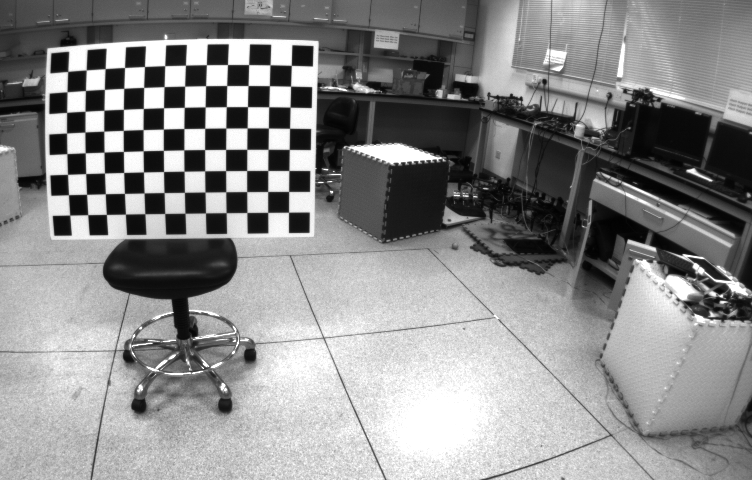
//> input picture camera_models/camera_calib_example/calibrationdata/left-0000.png, 752 x 480 px
$ ./filter_compare_main ../../camera_models/camera_calib_example/calibrationdata/ out.png   (built with g++ and OpenCV 4)
//> lines starting //> are read from the running program, lines starting //| are printed output that depends on the picture
### polarfp_vins_estimator/src/featureTracker/PolarChannel.cpp
// [22 lines of licence text are left out]

#include "PolarChannel.h"
#include <vector>
#include <algorithm>

/** @brief 计算矩阵中指定百分位的数值（用于 DoP 截断去异常值） */
// [8 lines left out: function _calculatePercentile, not called in this run]

/** @brief 盒滤波辅助函数，使用BORDER_REPLICATE处理边界 */
static cv::Mat boxFilter2D(const cv::Mat& src, int radius) {
    cv::Mat dst;
    cv::boxFilter(src, dst, -1, cv::Size(radius, radius), cv::Point(-1, -1), true, cv::BORDER_REPLICATE);
    return dst;
}

/** @brief 单通道导向滤波实现（基于均值滤波的局部线性模型） */
cv::Mat guidedFilterSingle(const cv::Mat& I, const cv::Mat& p, int r, double eps) {
    cv::Mat mean_I  = boxFilter2D(I, 2 * r + 1);
    cv::Mat mean_p  = boxFilter2D(p, 2 * r + 1);
    cv::Mat mean_II = boxFilter2D(I.mul(I), 2 * r + 1);
    cv::Mat mean_Ip = boxFilter2D(I.mul(p), 2 * r + 1);
    cv::Mat cov_Ip = mean_Ip - mean_I.mul(mean_p);
    cv::Mat var_I  = mean_II - mean_I.mul(mean_I);
    cv::Mat a = cov_Ip / (var_I + eps);
    cv::Mat b = mean_p - a.mul(mean_I);
    cv::Mat mean_a = boxFilter2D(a, 2 * r + 1);
    cv::Mat mean_b = boxFilter2D(b, 2 * r + 1);
    return mean_a.mul(I) + mean_b;
}

/** @brief 将4个原始通道按BT.601系数融合为灰度图，输出经双三次插值放大2x */
cv::Mat _raw_chnl_to_gray(const std::vector<cv::Mat>& img_xx) {
    int itp = cv::INTER_CUBIC;
    const cv::Mat& img_xx_r = img_xx[0];
    const cv::Mat& img_xx_g1 = img_xx[1];
    const cv::Mat& img_xx_g2 = img_xx[2];
    const cv::Mat& img_xx_b = img_xx[3];
    int h_4 = img_xx_r.rows;
    int w_4 = img_xx_r.cols;
    int h_half = h_4 * 2;
    int w_half = w_4 * 2;
    cv::Mat img_xx_r_resized, img_xx_g1_resized, img_xx_g2_resized, img_xx_b_resized;
    cv::resize(img_xx_r, img_xx_r_resized, cv::Size(w_half, h_half), 0, 0, itp);
    cv::resize(img_xx_g1, img_xx_g1_resized, cv::Size(w_half, h_half), 0, 0, itp);
    cv::resize(img_xx_g2, img_xx_g2_resized, cv::Size(w_half, h_half), 0, 0, itp);
    cv::resize(img_xx_b, img_xx_b_resized, cv::Size(w_half, h_half), 0, 0, itp);
    double k_r = 0.299, k_g = 0.587, k_b = 0.114;
    cv::Mat img_xx_gray;
    img_xx_r_resized.convertTo(img_xx_gray, CV_64F);
    img_xx_gray *= k_r;
    cv::Mat temp;
    img_xx_g1_resized.convertTo(temp, CV_64F);
    img_xx_gray += temp * k_g * 0.5;
    img_xx_g2_resized.convertTo(temp, CV_64F);
    img_xx_gray += temp * k_g * 0.5;
    img_xx_b_resized.convertTo(temp, CV_64F);
    img_xx_gray += temp * k_b;
    return img_xx_gray;
}


/** @brief 核心函数：从2x2微偏振阵列原始图像解码Stokes参数（S0/DoP/AoP）及可视化 */
PolarChannelResult raw2polar(const cv::Mat& img_raw, const PolarFilterConfig& cfg) {
    assert(img_raw.channels() == 1 && img_raw.dims == 2);

    int new_rows = img_raw.rows / 4;
    int new_cols = img_raw.cols / 4;

    // 辅助 lambda：从超像素网格中按两对偏移量采样 4 个通道，返回灰度图
    auto sample_polar_channels = [&](
        int row_offset1, int col_offset1, int row_offset2, int col_offset2
    ) -> cv::Mat {
        cv::Mat r_channel(new_rows, new_cols, img_raw.type());
        cv::Mat g1_channel(new_rows, new_cols, img_raw.type());
        cv::Mat g2_channel(new_rows, new_cols, img_raw.type());
        cv::Mat b_channel(new_rows, new_cols, img_raw.type());
        for (int i = 0; i < new_rows; i++) {
            for (int j = 0; j < new_cols; j++) {
                r_channel.at<uchar>(i, j) = img_raw.at<uchar>(i * 4 + row_offset1, j * 4 + col_offset1);
                g1_channel.at<uchar>(i, j) = img_raw.at<uchar>(i * 4 + row_offset1, j * 4 + col_offset2);
                g2_channel.at<uchar>(i, j) = img_raw.at<uchar>(i * 4 + row_offset2, j * 4 + col_offset1);
                b_channel.at<uchar>(i, j) = img_raw.at<uchar>(i * 4 + row_offset2, j * 4 + col_offset2);
            }
        }
        std::vector<cv::Mat> channels = {r_channel, g1_channel, g2_channel, b_channel};
        return _raw_chnl_to_gray(channels);
    };

    // 采样 4 个偏振角度的子图像
    cv::Mat img_90_gray = sample_polar_channels(0, 0, 2, 2);    // 90°
    cv::Mat img_45_gray = sample_polar_channels(0, 1, 2, 3);    // 45°
    cv::Mat img_135_gray = sample_polar_channels(1, 0, 3, 2);  // 135°
    cv::Mat img_0_gray = sample_polar_channels(1, 1, 3, 3);      // 0°

    // 计算 Stokes 向量
    cv::Mat S_0 = (img_90_gray + img_45_gray + img_135_gray + img_0_gray) / 4.0;
    cv::Mat S_1 = img_0_gray - img_90_gray;
    cv::Mat S_2 = img_45_gray - img_135_gray;

    // 计算 sin(AoP) 和 cos(AoP)，分母加 EPSILON 防止除零
    cv::Mat denominator;
    cv::sqrt(S_1.mul(S_1) + S_2.mul(S_2) + EPSILON, denominator);
    cv::Mat sinaop = S_2 / denominator;
    cv::Mat cosaop = S_1 / denominator;

    // 计算 AoP = 0.5 * atan2(S_2, S_1)，范围 [-π/2, π/2]
    cv::Mat aop;
    cv::phase(S_1, S_2, aop);
    aop *= 0.5;

    // 将 AoP 可视化：映射为 HSV 色相环，再转 RGB
    cv::Mat aop_vis_hsv(img_90_gray.size(), CV_8UC3);
    for (int i = 0; i < aop_vis_hsv.rows; i++) {
        for (int j = 0; j < aop_vis_hsv.cols; j++) {
            double aop_val = aop.at<double>(i, j);
            // 将 [-π/2, π/2] 映射到 [0, 180] 作为 Hue
            float hue = static_cast<float>((aop_val + CV_PI/2) * 180.0 / CV_PI);
            aop_vis_hsv.at<cv::Vec3b>(i, j) = cv::Vec3b(
                static_cast<uchar>(hue),      // H
                180,                          // S
                255                           // V
            );
        }
    }
    cv::Mat aop_vis;
    cv::cvtColor(aop_vis_hsv, aop_vis, cv::COLOR_HSV2RGB);

    // 计算 DoP = sqrt(S1²+S2²) / S0
    cv::Mat dop;
    cv::sqrt(S_1.mul(S_1) + S_2.mul(S_2) + EPSILON, dop);
    dop /= (S_0 + EPSILON);

    // 处理无效区域（S0 接近 0 的地方置零）
    cv::Mat MASK = cv::abs(S_0) < EPSILON;
    sinaop.setTo(0.0, MASK);
    cosaop.setTo(0.0, MASK);
    // dop.setTo(0.0, MASK);

    // DoP mask：去除异常高值
    cv::Mat MASK_2 = dop > 0.999;
    sinaop.setTo(0.0, MASK_2);
    cosaop.setTo(0.0, MASK_2);
    // dop.setTo(0.0, MASK_2);

    // 量化输出为 8bit 图像
    cv::Mat dop_img, sin_img, cos_img, S0_img;
    dop.convertTo(dop_img, CV_8U, 255.0);           // DoP: [0,1] → [0,255]
    sinaop.convertTo(sin_img, CV_8U, 127.5, 127.5); // sin: [-1,1] → [0,255]
    cosaop.convertTo(cos_img, CV_8U, 127.5, 127.5); // cos: [-1,1] → [0,255]
    S_0.convertTo(S0_img, CV_8U);                   // S0: 直接截断

    // 可选：对 DoP/sin/cos 施加滤波，降低低光照噪声
    if (cfg.filter_type == FILTER_GUIDED) {
        cv::Mat dop_f, sin_f, cos_f, s0_f;
        dop_img.convertTo(dop_f, CV_64F, 1.0 / 255.0);
        sin_img.convertTo(sin_f, CV_64F, 1.0 / 255.0);
        cos_img.convertTo(cos_f, CV_64F, 1.0 / 255.0);
        S0_img.convertTo(s0_f, CV_64F, 1.0 / 255.0);

        cv::Mat dop_g = guidedFilterSingle(s0_f, dop_f, cfg.guided_radius, cfg.guided_eps);
        cv::Mat sin_g = guidedFilterSingle(s0_f, sin_f, cfg.guided_radius, cfg.guided_eps);
        cv::Mat cos_g = guidedFilterSingle(s0_f, cos_f, cfg.guided_radius, cfg.guided_eps);

        dop_g.convertTo(dop_img, CV_8U, 255.0);
        sin_g.convertTo(sin_img, CV_8U, 255.0);
        cos_g.convertTo(cos_img, CV_8U, 255.0);
    }
    else if (cfg.filter_type == FILTER_MEDIAN) {
        int k = cfg.median_kernel_size;
        if (k % 2 == 0) k += 1;
        for (int i = 0; i < cfg.median_iterations; i++) {
            cv::medianBlur(dop_img, dop_img, k);
            cv::medianBlur(sin_img, sin_img, k);
            cv::medianBlur(cos_img, cos_img, k);
        }
    }
    // 组装结果
    PolarChannelResult result;
    result.S0_img = S0_img;
    result.aop_vis = aop_vis;
    result.dop_img = dop_img;
    result.sin_img = sin_img;
    result.cos_img = cos_img;
    result.aop = aop.clone();
    result.dop = dop.clone();
    return result;
}

### paper_codes/2_filter_compare/filter_compare_main.cpp
// [22 lines of licence text are left out]

#include "PolarChannel.h"
#include <opencv2/opencv.hpp>

#include <algorithm>
#include <cmath>
#include <cstring>
#include <dirent.h>
#include <iostream>
#include <string>
#include <vector>

// ============================================================================
// 滤波器参数（论文中表1）
// ============================================================================
const int MEDIAN_K = 3;                 // 中值滤波核大小（3x3，执行3轮）

const int GUIDED_R = 8;                 // 导向滤波局部窗口半径
const double GUIDED_EPS = 0.0001;       // 导向滤波正则化参数

const int BILATERAL_D = 9;              // 双边滤波邻域直径
const double BILATERAL_SIGMA_COLOR = 200;  // 双边滤波颜色空间标准差
const double BILATERAL_SIGMA_SPACE = 30;   // 双边滤波空间域标准差

const double NLM_H = 50.0;              // NLM 去噪强度
const int NLM_TEMPLATE_WINDOW = 5;      // NLM 模板窗口大小
const int NLM_SEARCH_WINDOW = 21;       // NLM 搜索窗口大小

// ============================================================================
// 通道与标签定义
// ============================================================================
const std::vector<std::string> ROW_LABELS = {"P0 (DoP)", "P1 (sin(AoP))", "P2 (cos(AoP))"};
const std::vector<std::string> COL_LABELS = {"Raw", "Median", "Guided", "Bilateral", "NLM"};
const int NUM_ROWS = 3;
const int NUM_COLS = 5;

// ============================================================================
// 滤波结果容器
// ============================================================================
struct FilteredChannels {
    cv::Mat raw;
    cv::Mat median;
    cv::Mat guided;
    cv::Mat bilateral;
    cv::Mat nlm;
};

/**
 * @brief 对一个偏振通道施加全部 4 种滤波器
 *
 * @param ch        输入通道（CV_8U）
 * @param s0_guide  S0 强度图（用于导向滤波的引导图, CV_8U）
 * @return FilteredChannels 包含原始 + 4 种滤波结果
 */
static FilteredChannels applyAllFilters(const cv::Mat& ch, const cv::Mat& s0_guide) {
    FilteredChannels res;
    ch.copyTo(res.raw);

    // ── 中值滤波: 3x3 核, 执行 3 轮 ──
    cv::Mat med = ch.clone();
    for (int i = 0; i < 3; i++) {
        cv::medianBlur(med, med, MEDIAN_K);
    }
    res.median = med;

    // ── 导向滤波（以 S0 为引导图）──
    // 需要转换到 [0,1] double 精度
    cv::Mat ch_f, s0_f, guided_f;
    ch.convertTo(ch_f, CV_64F, 1.0 / 255.0);
    s0_guide.convertTo(s0_f, CV_64F, 1.0 / 255.0);
    guided_f = guidedFilterSingle(s0_f, ch_f, GUIDED_R, GUIDED_EPS);
    guided_f.convertTo(res.guided, CV_8U, 255.0);

    // ── 双边滤波 ──
    cv::bilateralFilter(ch, res.bilateral, BILATERAL_D,
                        BILATERAL_SIGMA_COLOR, BILATERAL_SIGMA_SPACE);

    // ── 非局部均值去噪 (NLM) ──
    cv::fastNlMeansDenoising(ch, res.nlm, NLM_H,
                             NLM_TEMPLATE_WINDOW, NLM_SEARCH_WINDOW);

    return res;
}

/**
 * @brief 获取目录下所有 .png 文件（按字母序排列）
 */
static std::vector<std::string> listPngFiles(const std::string& dir) {
    std::vector<std::string> files;
    DIR* dp = opendir(dir.c_str());
    if (!dp) {
        std::cerr << "[ERROR] Cannot open directory: " << dir << std::endl;
        return files;
    }
    struct dirent* entry;
    while ((entry = readdir(dp)) != nullptr) {
        const char* name = entry->d_name;
        size_t len = strlen(name);
        if (len > 4 && strcasecmp(name + len - 4, ".png") == 0) {
            files.push_back(name);
        }
    }
    closedir(dp);
    std::sort(files.begin(), files.end());
    return files;
}

/**
 * @brief 构建 3行×5列 的滤波方法对比图
 *
 * 布局:
 *           Raw    Median  Guided  Bilateral  NLM
 *   P0(DoP)  [img]  [img]   [img]   [img]     [img]
 *   P1(sin)  [img]  [img]   [img]   [img]     [img]
 *   P2(cos)  [img]  [img]   [img]   [img]     [img]
 *
 * @param channels 按行排列的滤波结果 [row][col] = FilteredChannels
 * @param canvas   输出的拼接画布
 */
static void buildCompareFigure(
    const std::vector<FilteredChannels>& channels,
    cv::Mat& canvas) {

    // 取第一个通道的尺寸作为单元格基准
    int cell_w = channels[0].raw.cols;
    int cell_h = channels[0].raw.rows;

    const int PAD = 6;              // 单元格内边距
    const int GAP_H = 10;           // 列间距
    const int GAP_V = 10;           // 行间距
    const int TOP_MARGIN = 60;      // 顶部标题栏高度
    const int LEFT_MARGIN = 130;    // 左侧行标签宽度
    const int HEADER_H = 36;        // 列标题高度

    int canvas_w = LEFT_MARGIN + NUM_COLS * (cell_w + 2 * PAD) + (NUM_COLS - 1) * GAP_H;
    int canvas_h = TOP_MARGIN + HEADER_H + NUM_ROWS * (cell_h + 2 * PAD) + (NUM_ROWS - 1) * GAP_V;

    canvas = cv::Mat(canvas_h, canvas_w, CV_8UC3, cv::Scalar(255, 255, 255));
    int font = cv::FONT_HERSHEY_SIMPLEX;

    // ── 顶部大标题 ──
    {
        std::string title = "Polarization Channel Filter Comparison";
        int baseline = 0;
        cv::Size ts = cv::getTextSize(title, font, 0.7, 2, &baseline);
        cv::putText(canvas, title,
                    cv::Point((canvas_w - ts.width) / 2, TOP_MARGIN - 18),
                    font, 0.7, cv::Scalar(0, 0, 0), 2);
    }

    // ── 列标题 ──
    for (int c = 0; c < NUM_COLS; c++) {
        int cx = LEFT_MARGIN + c * (cell_w + 2 * PAD + GAP_H) + PAD + cell_w / 2;
        int baseline = 0;
        cv::Size ts = cv::getTextSize(COL_LABELS[c], font, 0.65, 2, &baseline);
        cv::putText(canvas, COL_LABELS[c],
                    cv::Point(cx - ts.width / 2, TOP_MARGIN + HEADER_H - 8),
                    font, 0.65, cv::Scalar(0, 0, 0), 2);
    }

    // ── 行标签 + 单元格填充 ──
    for (int r = 0; r < NUM_ROWS; r++) {
        // 行标签（垂直居中）
        int ry = TOP_MARGIN + HEADER_H + r * (cell_h + 2 * PAD + GAP_V) + PAD + cell_h / 2;
        int baseline = 0;
        cv::Size ts = cv::getTextSize(ROW_LABELS[r], font, 0.55, 1, &baseline);
        cv::putText(canvas, ROW_LABELS[r],
                    cv::Point(LEFT_MARGIN - ts.width - 12, ry + ts.height / 3),
                    font, 0.55, cv::Scalar(0, 0, 0), 1);

        // 获取该行各列图像
        std::vector<cv::Mat> imgs = {
            channels[r].raw,
            channels[r].median,
            channels[r].guided,
            channels[r].bilateral,
            channels[r].nlm
        };

        for (int c = 0; c < NUM_COLS; c++) {
            int x0 = LEFT_MARGIN + c * (cell_w + 2 * PAD + GAP_H);
            int y0 = TOP_MARGIN + HEADER_H + r * (cell_h + 2 * PAD + GAP_V);

            // 浅灰色背景边框
            cv::rectangle(canvas,
                          cv::Rect(x0, y0, cell_w + 2 * PAD, cell_h + 2 * PAD),
                          cv::Scalar(200, 200, 200), cv::FILLED);

            // 转为 BGR 显示
            cv::Mat bgr;
            cv::cvtColor(imgs[c], bgr, cv::COLOR_GRAY2BGR);

            // 在单元格左上角标注方法名缩写（小字）
            cv::putText(bgr, COL_LABELS[c],
                        cv::Point(3, 14), font, 0.4, cv::Scalar(0, 200, 0), 1);

            bgr.copyTo(canvas(cv::Rect(x0 + PAD, y0 + PAD, cell_w, cell_h)));
        }
    }
}

/**
 * @brief 主函数
 *
 * 用法: ./filter_compare <input_dir> <output_dir>
 */
int main(int argc, char** argv) {
    if (argc != 3) {
        std::cerr << "Usage: " << argv[0] << " <input_dir> <output_dir>" << std::endl;
        return 1;
    }

    std::string input_dir = argv[1];
    std::string output_dir = argv[2];

    // 确保输出目录存在
    std::string mkdir_cmd = "mkdir -p " + output_dir;
    system(mkdir_cmd.c_str());

    // 列出输入目录下所有 PNG
    std::vector<std::string> png_files = listPngFiles(input_dir);
    if (png_files.empty()) {
        std::cerr << "[ERROR] No PNG files found in " << input_dir << std::endl;
        return 1;
    }
    std::cout << "Found " << png_files.size() << " PNG files." << std::endl;

    for (size_t fi = 0; fi < png_files.size(); fi++) {
        std::string img_path = input_dir + "/" + png_files[fi];
        std::cout << "[" << (fi + 1) << "/" << png_files.size() << "] "
                  << png_files[fi] << " ... " << std::flush;

        cv::Mat raw = cv::imread(img_path, cv::IMREAD_GRAYSCALE);
//> raw is the input picture: 480 rows x 752 cols, CV_8UC1; min 2, max 255, mean 139.2
        if (raw.empty()) {
            std::cerr << "ERROR: cannot read " << img_path << std::endl;
            continue;
        }

        // Step 1: 偏振解码
        PolarChannelResult polar = raw2polar(raw);
//> in _raw_chnl_to_gray (call 3), `const cv::Mat& img_xx_b = img_xx[3];`:
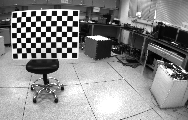
//> img_xx_b: 120 rows x 188 cols, CV_8UC1; min 2, max 255, mean 139.5
//> in _raw_chnl_to_gray (call 3), `cv::resize(img_xx_r, img_xx_r_resized, cv::Size(w_half, h_half), 0, 0,..`:
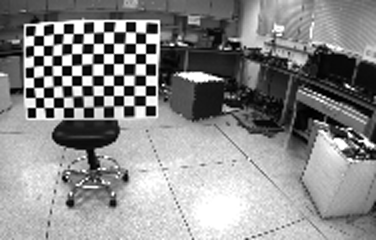
//> img_xx_r_resized: 240 rows x 376 cols, CV_8UC1; min 0, max 255, mean 138.9
//> in _raw_chnl_to_gray (call 3), `cv::resize(img_xx_g1, img_xx_g1_resized, cv::Size(w_half, h_half), 0, ..`:
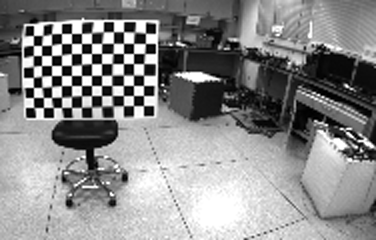
//> img_xx_g1_resized: 240 rows x 376 cols, CV_8UC1; min 0, max 255, mean 138.9
//> in _raw_chnl_to_gray (call 3), `cv::resize(img_xx_g2, img_xx_g2_resized, cv::Size(w_half, h_half), 0, ..`:
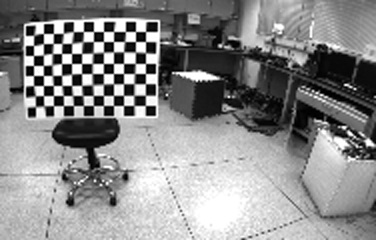
//> img_xx_g2_resized: 240 rows x 376 cols, CV_8UC1; min 0, max 255, mean 139.2
//> in _raw_chnl_to_gray (call 3), `cv::resize(img_xx_b, img_xx_b_resized, cv::Size(w_half, h_half), 0, 0,..`:
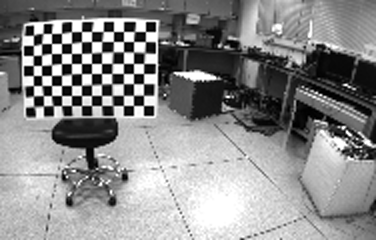
//> img_xx_b_resized: 240 rows x 376 cols, CV_8UC1; min 0, max 255, mean 139.2
//> in _raw_chnl_to_gray (call 3), `img_xx_gray += temp * k_g * 0.5;`:
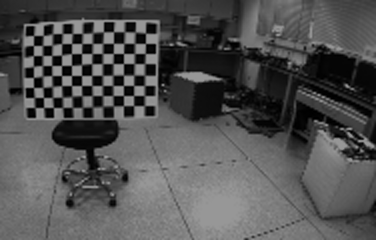
//> img_xx_gray: 240 rows x 376 cols, CV_64FC1; min 0, max 151.1, mean 82.3
//> in _raw_chnl_to_gray (call 3), `img_xx_gray += temp * k_g * 0.5;`:
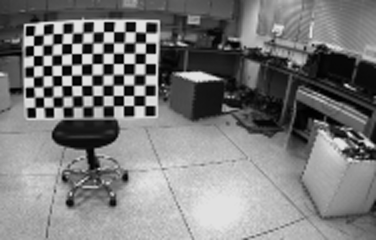
//> img_xx_gray: 240 rows x 376 cols, CV_64FC1; min 0, max 225.9, mean 123.2

        // Step 2: 对 P0/DoP, P1/sinAoP, P2/cosAoP 分别施加 4 种滤波
        std::vector<FilteredChannels> channels(NUM_ROWS);
        channels[0] = applyAllFilters(polar.dop_img, polar.S0_img);   // P0 = DoP
        channels[1] = applyAllFilters(polar.sin_img, polar.S0_img);   // P1 = sin(AoP)
        channels[2] = applyAllFilters(polar.cos_img, polar.S0_img);   // P2 = cos(AoP)

        // Step 3: 构建对比图
        cv::Mat figure;
        buildCompareFigure(channels, figure);

        // Step 4: 保存
        std::string out_path = output_dir + "/" + png_files[fi];
        cv::imwrite(out_path, figure);
        std::cout << "saved to " << out_path
                  << " (" << figure.cols << "x" << figure.rows << ")" << std::endl;
    }

    std::cout << "\nAll done. " << png_files.size() << " figures generated." << std::endl;
    return 0;
}
